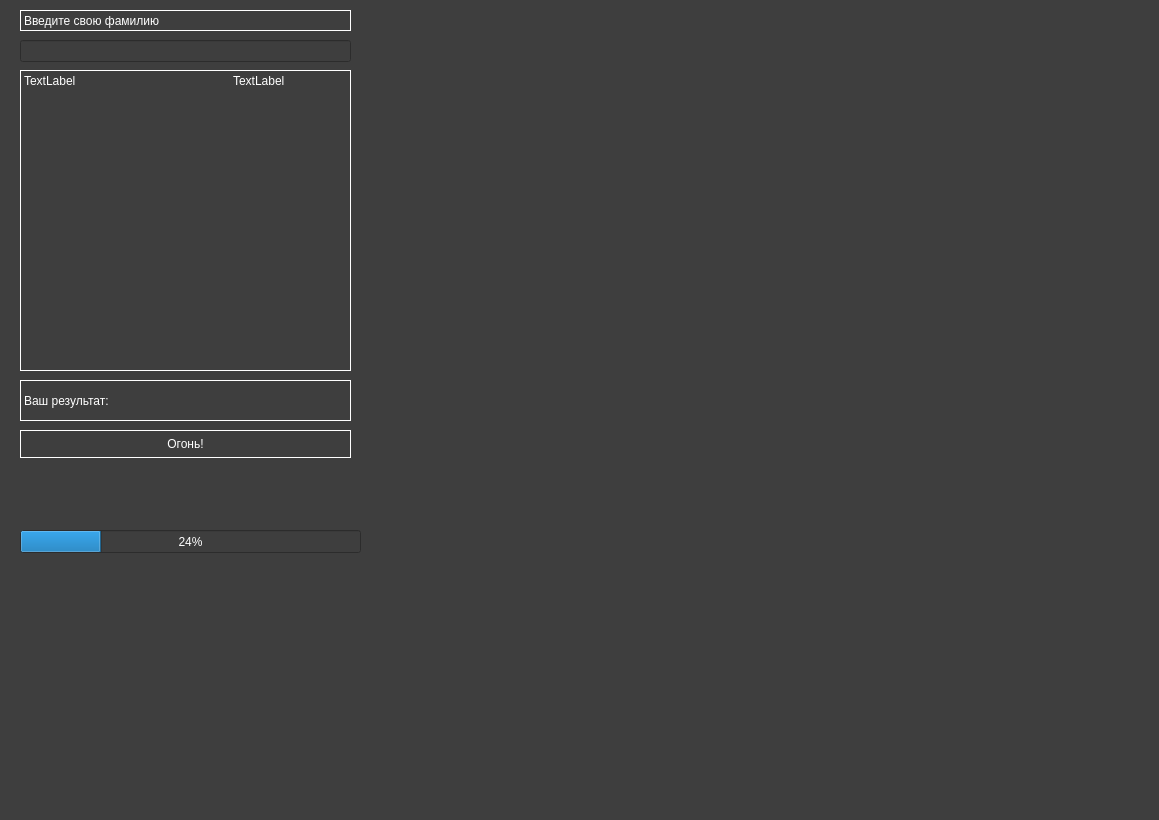
<?xml version="1.0" encoding="UTF-8"?>
<ui version="4.0">
 <class>MainWindow</class>
 <widget class="QMainWindow" name="MainWindow">
  <property name="geometry">
   <rect>
    <x>0</x>
    <y>0</y>
    <width>1159</width>
    <height>820</height>
   </rect>
  </property>
  <property name="windowTitle">
   <string>MainWindow</string>
  </property>
  <property name="styleSheet">
   <string notr="true">background-color: rgb(62, 62, 62);
color: rgb(255, 255, 255);</string>
  </property>
  <widget class="QWidget" name="centralwidget">
   <widget class="QLabel" name="label">
    <property name="geometry">
     <rect>
      <x>20</x>
      <y>70</y>
      <width>211</width>
      <height>301</height>
     </rect>
    </property>
    <property name="styleSheet">
     <string notr="true">border-style: solid;
border-color: white;
border-width: 1px 0px 1px 1px;</string>
    </property>
    <property name="text">
     <string>TextLabel</string>
    </property>
    <property name="alignment">
     <set>Qt::AlignLeading|Qt::AlignLeft|Qt::AlignTop</set>
    </property>
   </widget>
   <widget class="QPushButton" name="pushButton">
    <property name="geometry">
     <rect>
      <x>20</x>
      <y>430</y>
      <width>331</width>
      <height>28</height>
     </rect>
    </property>
    <property name="styleSheet">
     <string notr="true">border: 1px solid white;
</string>
    </property>
    <property name="text">
     <string>Огонь!</string>
    </property>
   </widget>
   <widget class="QLineEdit" name="lineEdit">
    <property name="geometry">
     <rect>
      <x>20</x>
      <y>40</y>
      <width>331</width>
      <height>22</height>
     </rect>
    </property>
   </widget>
   <widget class="QWidget" name="verticalLayoutWidget">
    <property name="geometry">
     <rect>
      <x>370</x>
      <y>10</y>
      <width>781</width>
      <height>741</height>
     </rect>
    </property>
    <layout class="QVBoxLayout" name="verticalLayout"/>
   </widget>
   <widget class="QProgressBar" name="progressBar">
    <property name="geometry">
     <rect>
      <x>20</x>
      <y>530</y>
      <width>341</width>
      <height>23</height>
     </rect>
    </property>
    <property name="value">
     <number>24</number>
    </property>
   </widget>
   <widget class="QLabel" name="label_2">
    <property name="geometry">
     <rect>
      <x>20</x>
      <y>10</y>
      <width>331</width>
      <height>21</height>
     </rect>
    </property>
    <property name="styleSheet">
     <string notr="true">border: 1px solid white;</string>
    </property>
    <property name="text">
     <string>Введите свою фамилию</string>
    </property>
   </widget>
   <widget class="QLabel" name="label_3">
    <property name="geometry">
     <rect>
      <x>230</x>
      <y>70</y>
      <width>121</width>
      <height>301</height>
     </rect>
    </property>
    <property name="styleSheet">
     <string notr="true">border-style: solid;
border-color: white;
border-width: 1px 1px 1px 0px;</string>
    </property>
    <property name="text">
     <string>TextLabel</string>
    </property>
    <property name="alignment">
     <set>Qt::AlignLeading|Qt::AlignLeft|Qt::AlignTop</set>
    </property>
   </widget>
   <widget class="QLabel" name="label_4">
    <property name="geometry">
     <rect>
      <x>20</x>
      <y>380</y>
      <width>331</width>
      <height>41</height>
     </rect>
    </property>
    <property name="styleSheet">
     <string notr="true">border: 1px solid white;</string>
    </property>
    <property name="text">
     <string>Ваш результат:</string>
    </property>
   </widget>
  </widget>
  <widget class="QMenuBar" name="menubar">
   <property name="geometry">
    <rect>
     <x>0</x>
     <y>0</y>
     <width>1159</width>
     <height>26</height>
    </rect>
   </property>
  </widget>
 </widget>
 <resources/>
 <connections/>
</ui>
